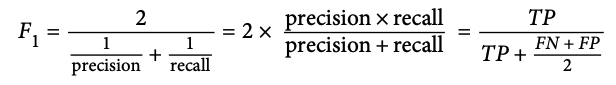
#> input picture Learning/MNIST/images/F_1equation.png, 616 x 85 px
$ python -i add_filters.py   (imports and definitions only)   (older library calls are emulated)
#> lines starting #> are read from the running program, lines starting #| are printed output that depends on the picture
#> further down, picture is the input picture: shape (85, 616, 3); mean B, G, R 237, 237, 237
"""
This program handles image filters and is able to add noise and blur to an image
It is also used to stretch images and bboxes to YOLO format
"""
from PIL import Image, ImageFilter, ImageOps
import numpy as np
import cv2
import random

class ImageFilters():
   def __init__(self, width=416):
      self.stretch_factor_x = None
      self.stretch_factor_y = None
      self.width = width

   # [39 lines left out: functions prob_filtered_image, get_blur_image, not called in this run]

   def get_noisy_image(self, image: Image):
      """
      This function will return an image with a noise filter applied to it
      """
      image = np.asarray(image, dtype=np.uint8).copy()

      mean = 250
      std = 400

      # get a image of guassuan noise that has same size of image
      noise = np.random.normal(mean, std, image.shape)

      # normalise noise image so we can safely add it to the target image
      noise = cv2.normalize(src=noise, dst=None, alpha=0, beta=255, norm_type=cv2.NORM_MINMAX, dtype=cv2.CV_8U)

      # convert numpy to Pillow RGBA for overlay
      noise = Image.fromarray(np.uint8(noise)).convert("RGBA")
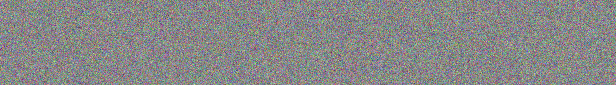
#> noise: PIL image 616x85 RGBA; mean R, G, B, A 135.4, 135.7, 135.5, 255
      image = Image.fromarray(np.uint8(image)).convert("RGBA")

      # get number from 0.1 to 0.45
      overlay_intensity = random.randint(10, 45) / 100

      # overlay noise onto image
      final_image = Image.blend(image, noise, overlay_intensity)
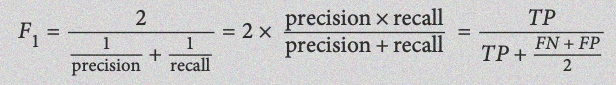
#> final_image: PIL image 616x85 RGBA; mean R, G, B, A 201.9, 202, 202, 255

      # convert image back to RGB
      final_image = final_image.convert("RGB")
#> final_image: PIL image 616x85 RGB

      return final_image

   # [36 lines left out: functions image_stretch_for_YOLO, bbox_stretch_for_YOLO, flip_bbox, not called in this run]

   def flip_image(self, image):
         return ImageOps.mirror(image)


>>> import cv2
>>> picture = cv2.imread('../../../Learning/MNIST/images/F_1equation.png')
>>> result = ImageFilters().get_noisy_image(picture)

$ run again, on Learning/MNIST/images/confusion_matrix.png
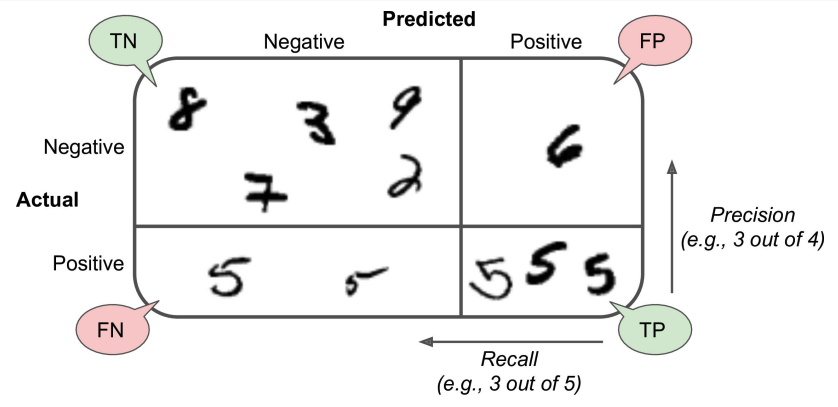
#> input picture Learning/MNIST/images/confusion_matrix.png, 838 x 407 px
#> picture is the input picture: shape (407, 838, 3); mean B, G, R 239.7, 240.1, 240.6
#> in get_noisy_image, `noise = Image.fromarray(np.uint8(noise)).convert("RGBA")`:
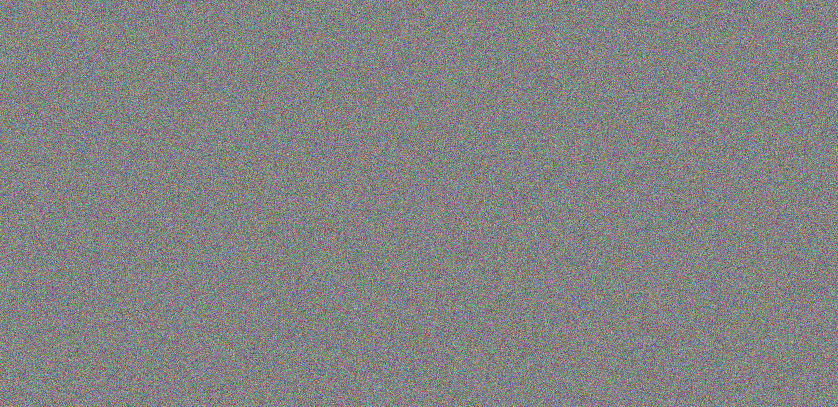
#> noise: PIL image 838x407 RGBA; mean R, G, B, A 131.3, 131.3, 131.2, 255
#> in get_noisy_image, `final_image = Image.blend(image, noise, overlay_intensity)`:
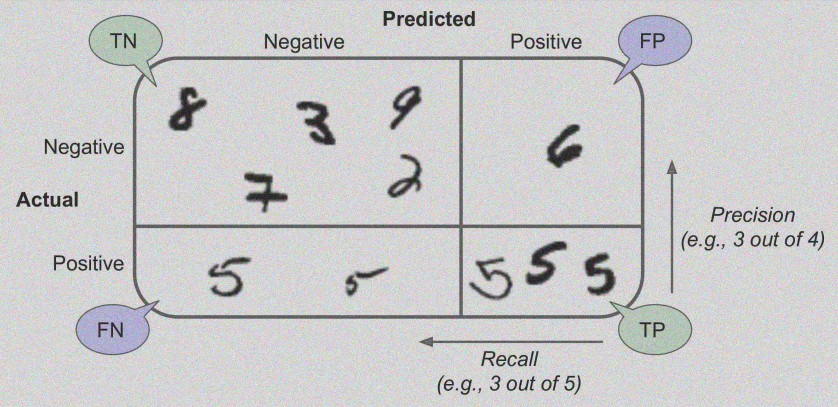
#> final_image: PIL image 838x407 RGBA; mean R, G, B, A 202.4, 202.6, 202.9, 255
